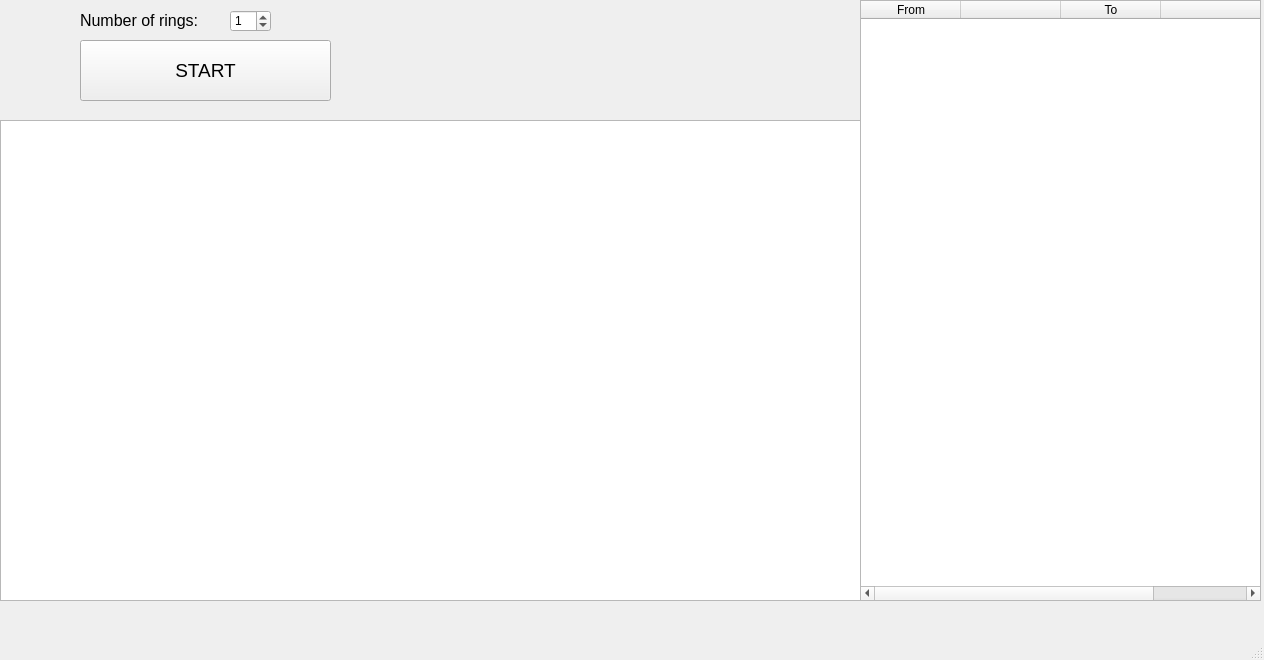
<?xml version="1.0" encoding="UTF-8"?>
<ui version="4.0">
 <class>MainWindow</class>
 <widget class="QMainWindow" name="MainWindow">
  <property name="geometry">
   <rect>
    <x>0</x>
    <y>0</y>
    <width>1264</width>
    <height>660</height>
   </rect>
  </property>
  <property name="windowTitle">
   <string>MainWindow</string>
  </property>
  <widget class="QWidget" name="centralwidget">
   <widget class="QGraphicsView" name="graphicsView">
    <property name="geometry">
     <rect>
      <x>0</x>
      <y>120</y>
      <width>861</width>
      <height>481</height>
     </rect>
    </property>
   </widget>
   <widget class="QPushButton" name="StartButton">
    <property name="geometry">
     <rect>
      <x>80</x>
      <y>40</y>
      <width>251</width>
      <height>61</height>
     </rect>
    </property>
    <property name="font">
     <font>
      <pointsize>14</pointsize>
     </font>
    </property>
    <property name="text">
     <string>START</string>
    </property>
   </widget>
   <widget class="QSpinBox" name="spinBox">
    <property name="geometry">
     <rect>
      <x>230</x>
      <y>10</y>
      <width>41</width>
      <height>22</height>
     </rect>
    </property>
    <property name="maximum">
     <number>10</number>
    </property>
    <property name="value">
     <number>1</number>
    </property>
   </widget>
   <widget class="QLabel" name="label">
    <property name="geometry">
     <rect>
      <x>80</x>
      <y>10</y>
      <width>161</width>
      <height>21</height>
     </rect>
    </property>
    <property name="font">
     <font>
      <pointsize>12</pointsize>
     </font>
    </property>
    <property name="text">
     <string>Number of rings:</string>
    </property>
   </widget>
   <widget class="QTableWidget" name="table">
    <property name="geometry">
     <rect>
      <x>860</x>
      <y>0</y>
      <width>401</width>
      <height>601</height>
     </rect>
    </property>
    <column>
     <property name="text">
      <string>From</string>
     </property>
    </column>
    <column>
     <property name="text">
      <string/>
     </property>
    </column>
    <column>
     <property name="text">
      <string>To</string>
     </property>
    </column>
    <column>
     <property name="text">
      <string/>
     </property>
    </column>
   </widget>
  </widget>
  <widget class="QMenuBar" name="menubar">
   <property name="geometry">
    <rect>
     <x>0</x>
     <y>0</y>
     <width>1264</width>
     <height>20</height>
    </rect>
   </property>
  </widget>
  <widget class="QStatusBar" name="statusbar"/>
 </widget>
 <resources/>
 <connections/>
</ui>
